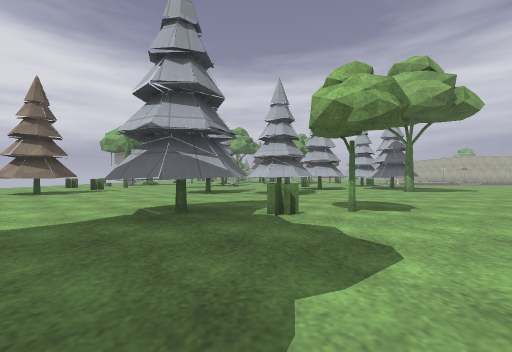
[1] (above)

19 first-person views from a walk through a 3-D level made in the Godot game engine. The camera is 1.2 m above the floor, looks level and sees 90° across. Doors that lead somewhere are drawn open, without their leaves. The floor is counted in squares, 2 m on a side. Each view is taken from the middle of a square. On the plan, view 1 faces up. The plan holds only what a view shows up to about 9 squares ahead; the rest is blank. The place goes on beyond the plan. Some surface patterns are stand-ins.

[2]
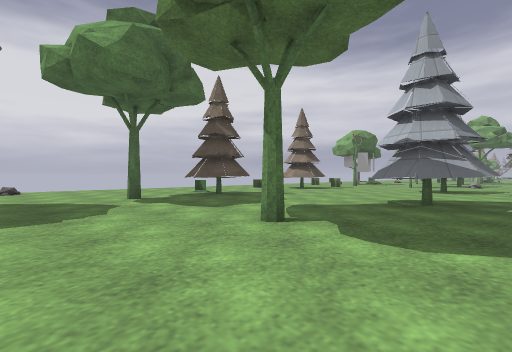

[3]
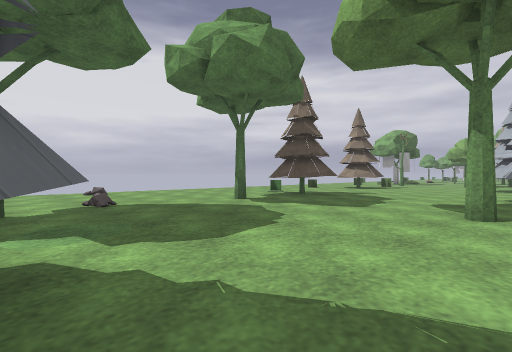

[4]
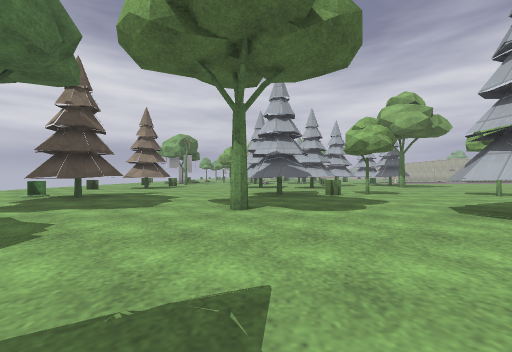

[5]
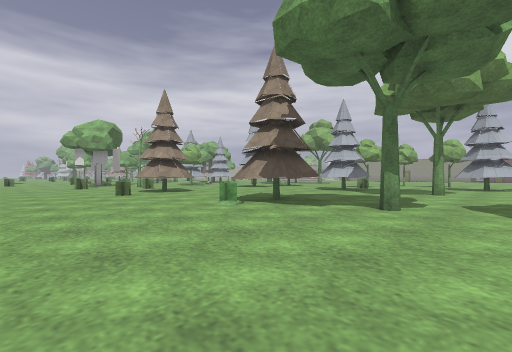

[6]
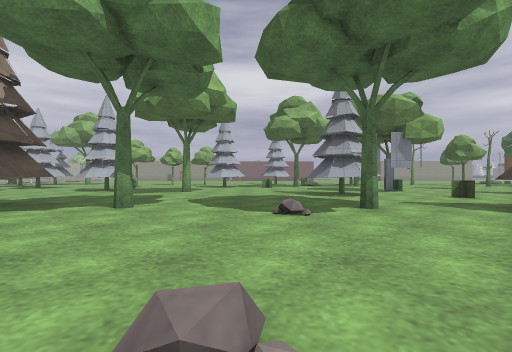

[7]
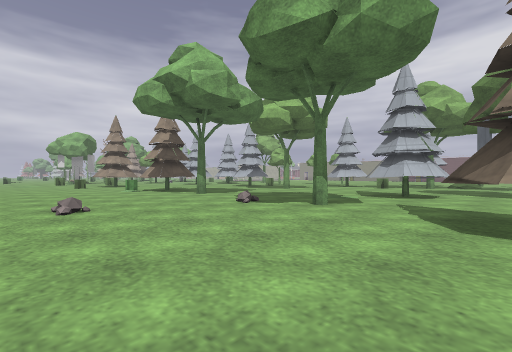

[8]
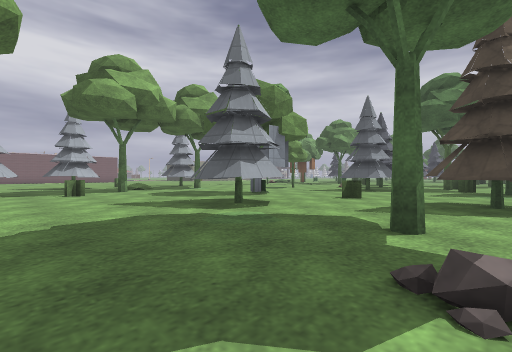

[9]
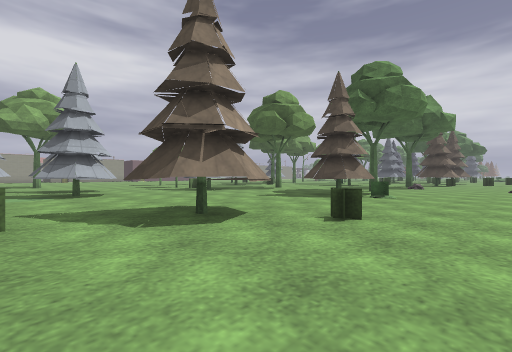

[10]
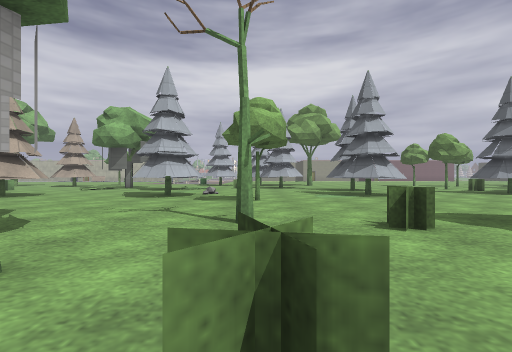

[11]
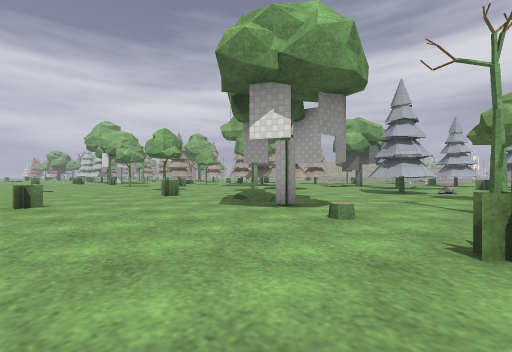

[12]
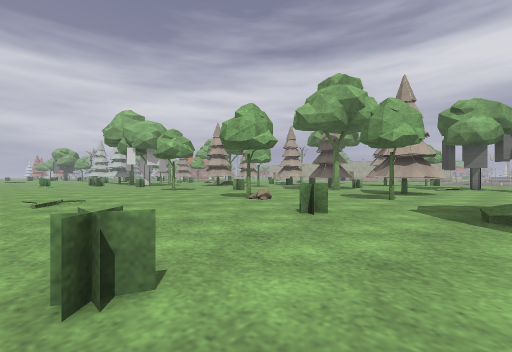

[13]
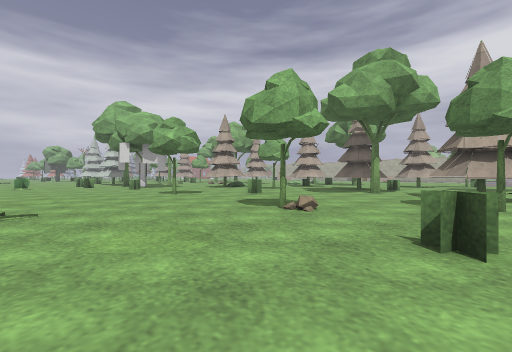

[14]
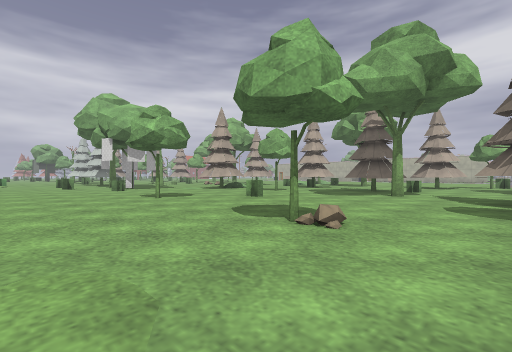

[15]
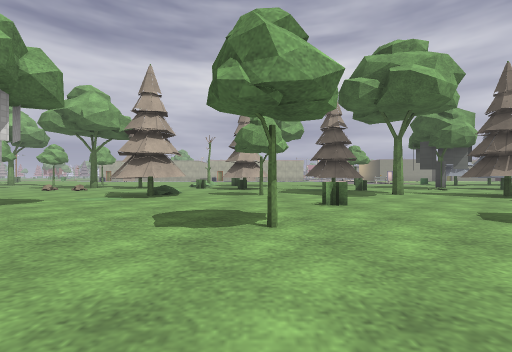

[16]
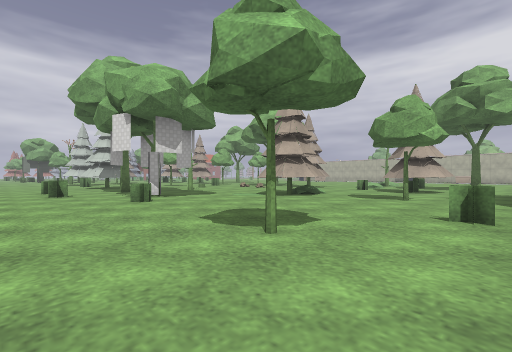

[17]
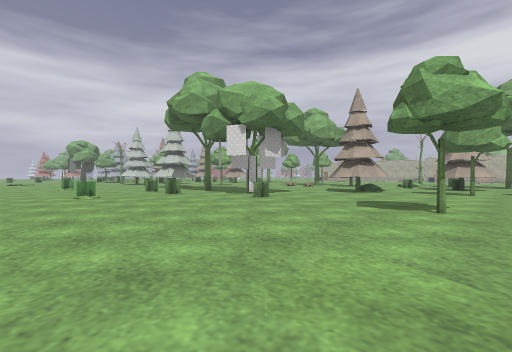

[18]
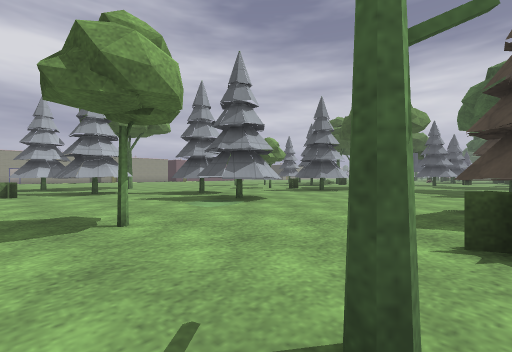

[19]
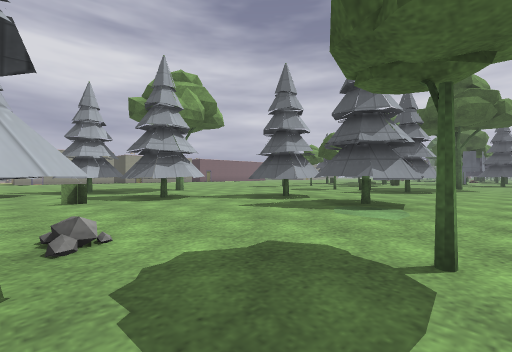

### Floor plan
Key: @ floor where view 1 was taken; # wall or solid block; x gap in a wall; . main floor; : floor 0.5 m higher than the main floor; / step, stairs or slope; = window, fence, low wall or low ledge.
Columns run from 12 left of view 1 to 8 right of it. Each row starts with its distance up from view 1.
 36 .......   ..
 35 ..=.=..  ...
 34 ............
 33 ......#.....
 32 .....=...##.
 31 .........##:
 30 .............
 29 .............#
 28 .....#....#..##
 27 .............
 26 .......=.....
 25 ............
 24 ............
 23 .....#....#...
 22 ...............
 21 .........##....
 20 ....=..#.##...
 19 =............
 18 ....//.......
 17 ............
 16 ....#....###
 15 .........###......#
 14 ...............=...
 13 ...=.#..#......x..#
 12    ...........##..#
 11 .....=........##..
 10 .....x....##.....
  9 ....##....####.......
  8 ...=##......##.......
  7 ....................
  6 ...................
  5 ..........##.......
  4 ....###...###.#..#.
  3 ....###...........
  2 .....x...........
  1 ..........#.....
  0 ............@.#
 -1 ..............#
 -2 .............=.
 -3 .............=.
 -4 .....#..##....
 -5 ........##....
 -6 ........##...
 -7 ...###....#

Where each view was taken, in squares from view 1:
view 1: 0 up, 0 right, facing up
view 2: 2 down, 0 right, facing up-left
view 3: 4 down, 2 left, facing up-left
view 4: 4 down, 2 left, facing up
view 5: 1 down, 12 left, facing up-right
view 6: 2 down, 12 left, facing right
view 7: 7 down, 12 left, facing up-right
view 8: 1 down, 8 left, facing down-right
view 9: 11 up, 11 left, facing down-right
view 10: 13 up, 10 left, facing right
view 11: 13 up, 12 left, facing up-right
view 12: 18 up, 12 left, facing up-right
view 13: 20 up, 11 left, facing up-right
view 14: 21 up, 10 left, facing up-right
view 15: 28 up, 10 left, facing right
view 16: 26 up, 9 left, facing up-right
view 17: 27 up, 12 left, facing up-right
view 18: 14 up, 7 left, facing down-right
view 19: 15 up, 4 left, facing down-right
